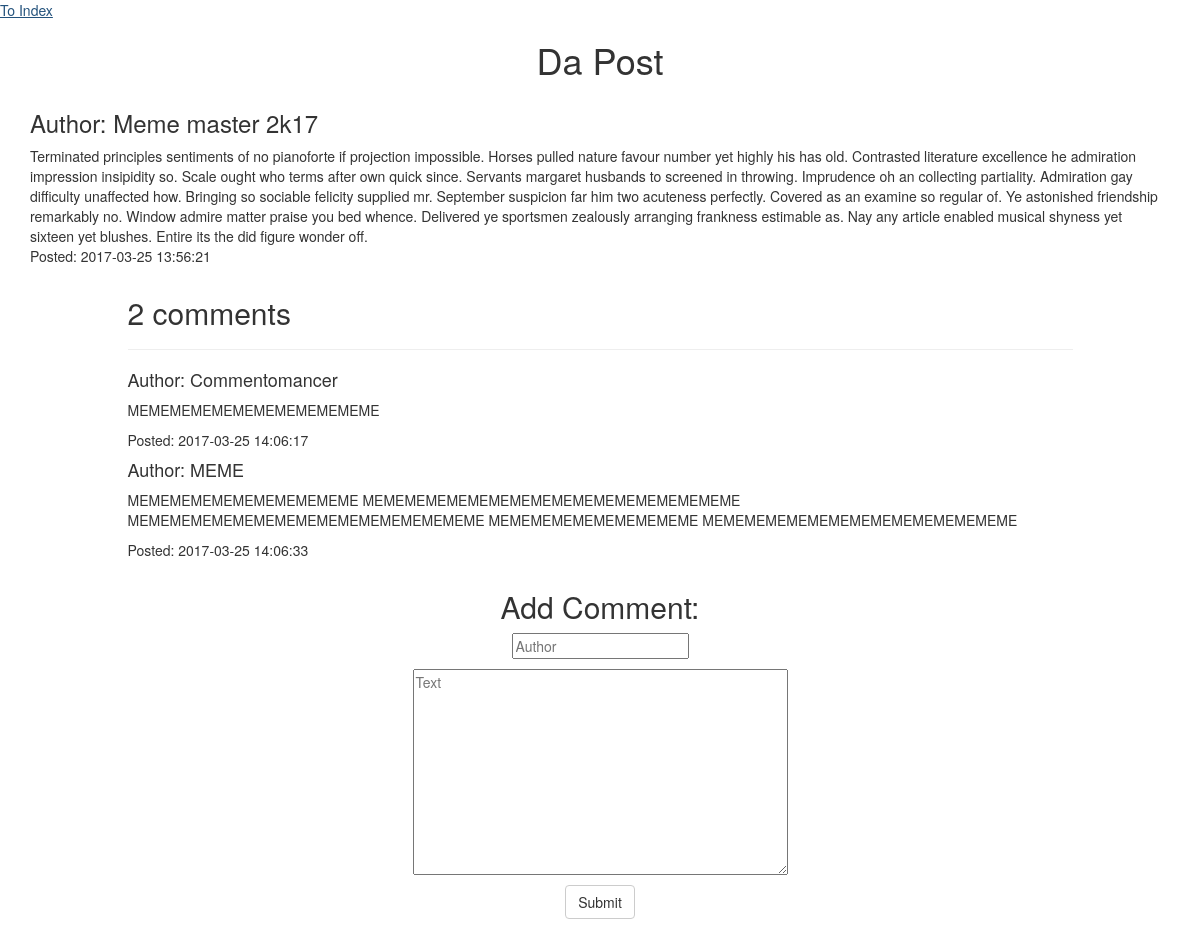
Screenshot of /one_post.php?post_id=15 with the database file from the repository.
### tables this page shows
CREATE TABLE `blogposts` (
  `id` int(6) UNSIGNED NOT NULL,
  `autname` varchar(50) NOT NULL,
  `text` varchar(3000) NOT NULL,
  `post_date` timestamp NOT NULL DEFAULT CURRENT_TIMESTAMP ON UPDATE CURRENT_TIMESTAMP
);

CREATE TABLE `comments` (
  `id` int(6) UNSIGNED NOT NULL,
  `id_post` int(6) UNSIGNED DEFAULT NULL,
  `com_auth_name` varchar(50) NOT NULL,
  `com_text` varchar(200) NOT NULL,
  `com_date` timestamp NOT NULL DEFAULT CURRENT_TIMESTAMP ON UPDATE CURRENT_TIMESTAMP
);

### query_constructor.php (called while the page is built, shortened)
<?php
         function selectOnePost($id)
        {
            $result = null;
            $nect = 'SELECT * FROM blogposts where id='.$id.';';
            $res = mysql_query($nect);
            while ($row = mysql_fetch_assoc($res)) {
                $result[] = $row;
            }
            $result = $result[0];
            return $result;
        }
        function selectComments($post_id)
        {
            $result = null;
            $nect = 'SELECT * FROM comments where id_post='.$post_id.';';
            $res = mysql_query($nect);
            while ($row = mysql_fetch_assoc($res)) {
                $result[] = $row;
            }
            return $result;
        }

### one_post.php (the view, shortened to what this page needs)
<html>
    <head>
	<link rel="stylesheet" href="css/bootstrap.min.css">
        <link rel="stylesheet" href="css/plus.css">
    </head>
    <body>
        <a href='index.php'>To Index</a>
        <div class='container'>
            <h1>Da Post</h1>
        <?php
        require_once('query_constructor.php');
        $result = selectOnePost($_GET['post_id']);
        ?>
        <div id="fullpost" class='row'>
            <div class='col-xs-12'>
            <h3>Author: <?php echo $result['autname']; ?></h3>
            <div class='fullpost_text'><?php echo $result['text']; ?></div>
            <p>Posted: <?php echo $result['post_date']; ?></p>
            </div>
        </div>
        <?php $result = selectComments($_GET['post_id']); ?>
        <div id='comment_section' class='row'>
            <div class='col-md-10 col-md-offset-1'>
            <h2><?php echo count($result); ?> comments</h2>
            <hr>
            <?php
        if(count($result)>0){
        foreach($result as $res)
        {
        ?>
        <div class="comment">
            <h4>Author: <?php echo $res['com_auth_name']; ?></h4>
            <p><?php echo $res['com_text']; ?></p>
            <p>Posted: <?php echo $res['com_date']; ?></p>
        </div>
        <?php
        }
        }
        ?>
            </div>
        </div>
    <div id='addcomform' class='row'>
        <div class='col-md-8 col-md-offset-2'>
            <h2>Add Comment:</h2>
        <form action="" method="post">
  <p><input type="text" placeholder="Author" name="author" maxlength="50" required></p>
  <p><textarea type="text" placeholder="Text" rows='10' name="comment" maxlength="200" required></textarea></p>
  <p><input type="submit" name="addcom" class='btn btn-default'></p>
 </form>
       </div>
       </div>
    </div>
    </body>
</html>

### css/plus.css (style rules this page uses)
h1 { text-align: center; }
#addpostform, #addcomform { text-align: center; }
#addpostform textarea, #addcomform textarea { width: 50%; }

### rows the page displays
blogposts: autname "Meme master 2k17", text "Terminated principles sentiments of no pianoforte if projection impossible. Horses pulled nature favour number yet highly his has old. Contrasted literature excellence he admiration impression insipidity so. Scale ought who terms after own quick since. Servants margaret husbands to screened in throwing. Imprudence oh an collecting partiality. Admiration gay difficulty unaffected how. Bringing so sociable felicity supplied mr. September suspicion far him two acuteness perfectly. Covered as an examine so regular of. Ye astonished friendship remarkably no. Window admire matter praise you bed whence. Delivered ye sportsmen zealously arranging frankness estimable as. Nay any article enabled…", post_date "2017-03-25 13:56:21"
comments: com_auth_name "Commentomancer", com_text "MEMEMEMEMEMEMEMEMEMEMEME", com_date "2017-03-25 14:06:17"
comments: com_auth_name "MEME", com_text "MEMEMEMEMEMEMEMEMEMEME MEMEMEMEMEMEMEMEMEMEMEMEMEMEMEMEMEME MEMEMEMEMEMEMEMEMEMEMEMEMEMEMEMEME MEMEMEMEMEMEMEMEMEME MEMEMEMEMEMEMEMEMEMEMEMEMEMEME", com_date "2017-03-25 14:06:33"

### other values shown
count($result) "2"
